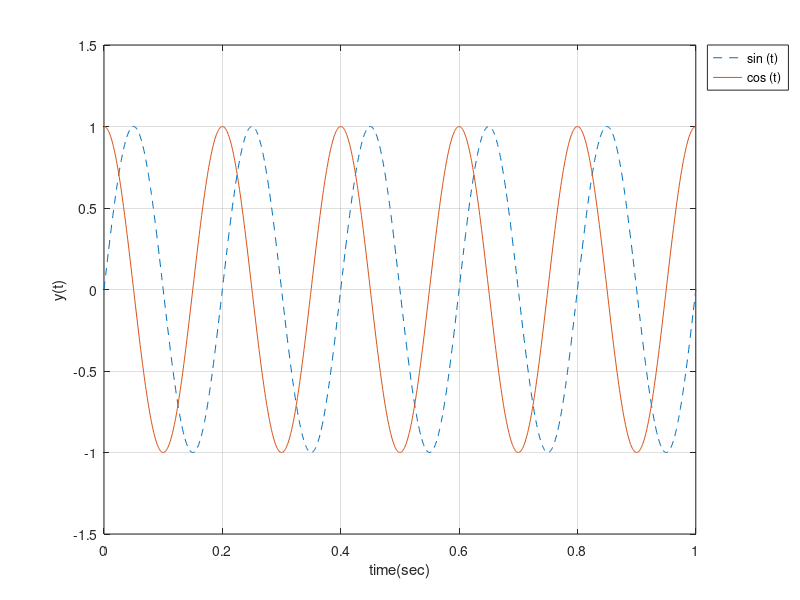
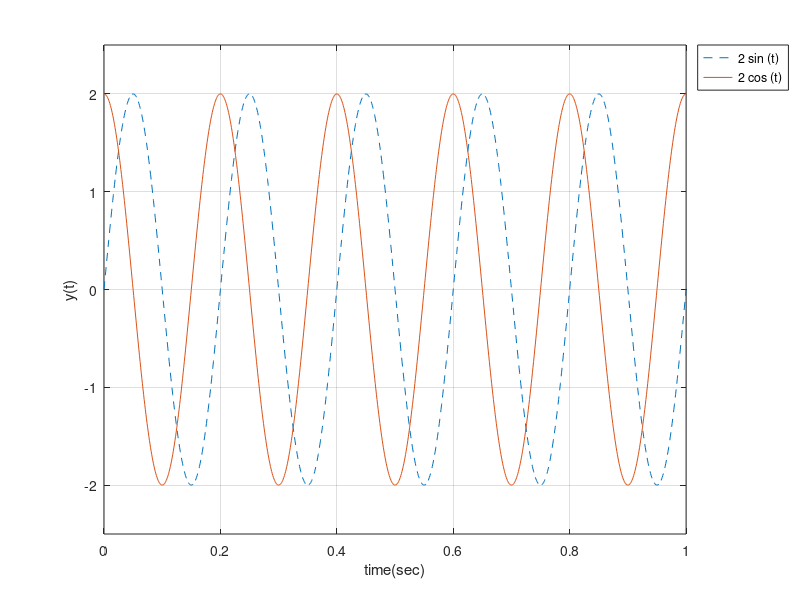
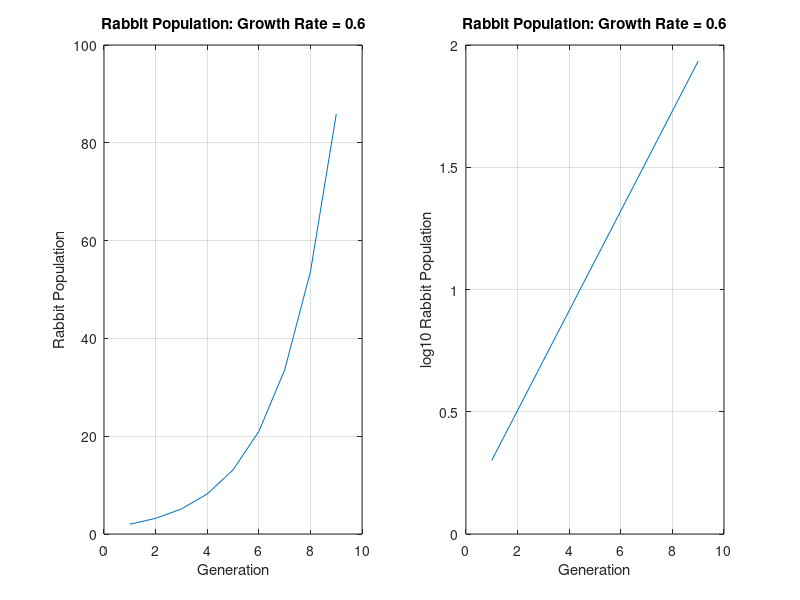
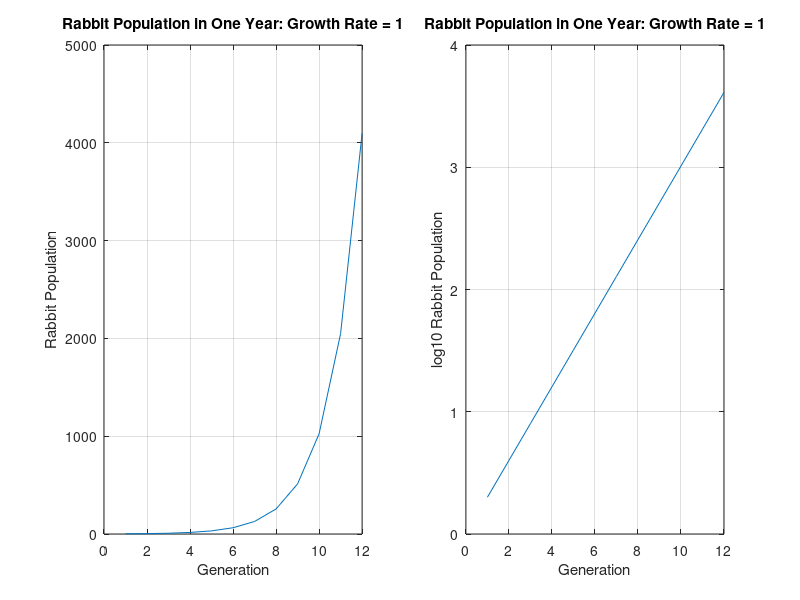

Reproduce these figures in MATLAB, in order.
%% 
% John Shuler
%
% GEOS597 Homework #1: GIT, Markdown and MATLAB
%
% Due: 9/02/2016

close all;
clear all;
clc;
%% Problem 1: Variables and time
%
% A)
time = clock;
size (time);
%
% Time is a 1 x 6 row vector. Time contains, in order: year, month, date, hour, 
% and minute data. Time is classified as a double variable.
%
% B)
yearString = datestr (time,'yyyy');
%% Problem 2: Plotting sine and cosine waves
% A) 
tArray=linspace(0,1,1001);
% The sample interval is 0.001 sec.
% B)
f = 5;          % [Hz]
% C)
w = 2*pi*f;     % angular frequency in [rad/sec]
% D)
sineArray = sin(w*tArray);
cosArray  = cos(w*tArray);
% E)
figure (1);
plot (tArray, sineArray,'--');
hold on;
plot (tArray, cosArray);
xlabel ('time(sec)');
ylabel ('y(t)');
% F)
legend('sin (t)','cos (t)','Location','northeastoutside');
% G)
axis ([0 1 -1.5 1.5]);
% H)
grid on
% I)
% It appears we successfully plotted 5 Hz sine and cosine waves, as each
% wave moves through 5 cycles over the course of 1 second. The sine and
% cosine waves are identical in shape, but out of phase by .05 sec.
%
% J) 
% Wave amplitude = 1.
%
% K)
% We could change the amplitudes by multiplying our sine and cosine waves
% by some coefficient > 1 as shown below:
figure (2);
plot (tArray,2*sineArray,'--');
hold on;
plot (tArray, 2*cosArray);
xlabel ('time(sec)');
ylabel ('y(t)');
legend('2 sin (t)','2 cos (t)','Location','northeastoutside');
axis ([0 1 -2.5 2.5]);
grid on;

%% Problem 3: Population growth
% A)
initialRabbits = 2;
dt = 1;
% B)
maxGestation = 8;
growthRate = 0.6;

% C)
n = 1;
rabbitPopulation = zeros(2,9);
while n <= maxGestation;
    rabbitPopulation(1,n) = n;
    rabbitPopulation(2,1) = initialRabbits;
    rabbitPopulation(2,n+1) = rabbitPopulation(2,n) + growthRate*rabbitPopulation(2,n)*dt;
    n = n+1;
end

rabbitPopulation(1,9)=9;

% D)
figure (3);
subplot (1,2,1);
plot (rabbitPopulation(1,:),rabbitPopulation(2,:));
xlabel ('Generation')
ylabel ('Rabbit Population')
title ('Rabbit Population: Growth Rate = 0.6');
grid on;
hold on;
subplot (1,2,2);
plot (rabbitPopulation(1,:),log10(rabbitPopulation(2,:)));
xlabel ('Generation')
ylabel ('log10 Rabbit Population')
grid on;
title ('Rabbit Population: Growth Rate = 0.6');

% E) 
%
% Varying the value of the growth rate from 0.1 to 0.9, varies the final
% rabbit population after eight generations from ~5 to ~350. Clearly the
% value of the growth rate has a strong influence on rabbit populations.
%
% F)
%
% According to the Merck Manual (2011), average rabbit gestation period is
% ~ 31 days. This means that there are between 11 - 12 gestation units per
% calender year. Running the model above with a growth rate of 1 and 11 
% gestation units per year, predicts a rabbit population of 4096.

maxGestation = 11;
growthRate = 1;

% C)
n = 1;
rabbitPopulation = zeros(2,12);
while n <= maxGestation;
    rabbitPopulation(1,n) = n;
    rabbitPopulation(2,1) = initialRabbits;
    rabbitPopulation(2,n+1) = rabbitPopulation(2,n) + growthRate*rabbitPopulation(2,n)*dt;
    n = n+1;
end

rabbitPopulation(1,12)=12;
figure (4);
subplot (1,2,1);
plot (rabbitPopulation(1,:),rabbitPopulation(2,:));
xlabel ('Generation')
ylabel ('Rabbit Population')
title ('Rabbit Population in One Year: Growth Rate = 1');
grid on;
hold on;
subplot (1,2,2);
plot (rabbitPopulation(1,:),log10(rabbitPopulation(2,:)));
xlabel ('Generation')
ylabel ('log10 Rabbit Population')
title ('Rabbit Population in One Year: Growth Rate = 1');
grid on;






